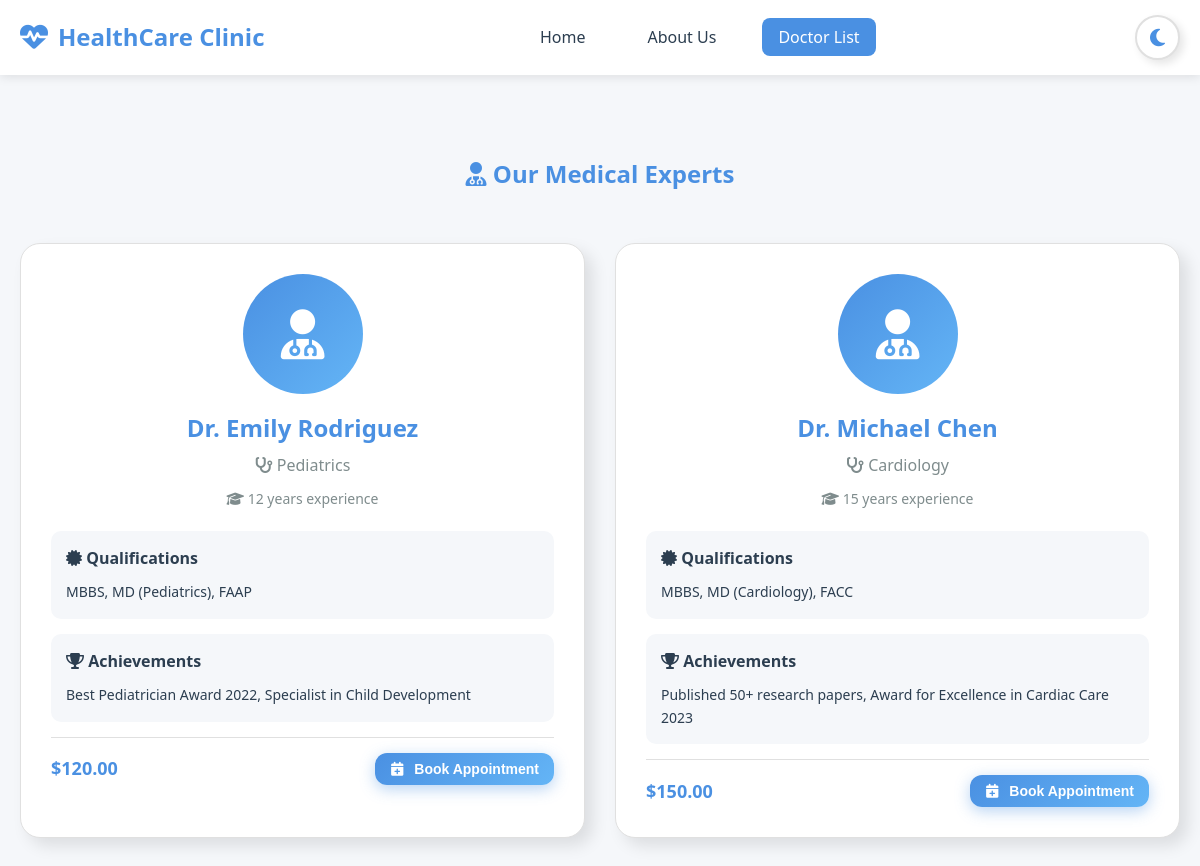
The app's page /doctors.php with its own data.
### tables this page shows
CREATE TABLE doctors (
    id INT AUTO_INCREMENT PRIMARY KEY,
    doctor_id VARCHAR(50) UNIQUE NOT NULL,
    name VARCHAR(100) NOT NULL,
    specialty VARCHAR(100) NOT NULL,
    qualifications TEXT,
    achievements TEXT,
    photo VARCHAR(255),
    email VARCHAR(100),
    phone VARCHAR(20),
    experience_years INT,
    consultation_fee DECIMAL(10,2),
    slot_start_time TIME,
    slot_end_time TIME,
    max_slots INT DEFAULT 0,
    created_at TIMESTAMP DEFAULT CURRENT_TIMESTAMP,
    FOREIGN KEY (doctor_id) REFERENCES users(user_id) ON DELETE CASCADE
);

### doctors.php (the view, shortened to what this page needs)
<?php
$conn = getDBConnection();
$doctors_query = "SELECT * FROM doctors ORDER BY name ASC";
$doctors = $conn->query($doctors_query);
?>
<!DOCTYPE html>
<html lang="en">
<head>
    <link rel="stylesheet" href="css/style.css">
    <link rel="stylesheet" href="https://cdnjs.cloudflare.com/ajax/libs/font-awesome/6.4.0/css/all.min.css">
</head>
<body>
    <nav class="navbar">
        <div class="container">
            <div class="nav-brand">
                <i class="fas fa-heartbeat"></i>
                <span>HealthCare Clinic</span>
            </div>
            <ul class="nav-menu">
                <li><a href="index.php">Home</a></li>
                <li><a href="about.php">About Us</a></li>
                <li><a href="doctors.php" class="active">Doctor List</a></li>
            </ul>
            <button class="theme-toggle" id="themeToggle">
                <i class="fas fa-moon"></i>
            </button>
        </div>
    </nav>
    <section style="padding: 80px 0;">
        <div class="container">
            <h1 style="text-align: center; color: var(--primary-color); margin-bottom: 50px;">
                <i class="fas fa-user-md"></i> Our Medical Experts
            </h1>
            <div style="display: grid; grid-template-columns: repeat(auto-fit, minmax(350px, 1fr)); gap: 30px;">
                <?php while($doctor = $doctors->fetch_assoc()): ?>
                <div class="morphism-card">
                    <div style="text-align: center; margin-bottom: 20px;">
                        <?php if (!empty($doctor['photo'])): ?>
                        <div style="width: 120px; height: 120px; border-radius: 50%; overflow: hidden; margin: 0 auto 15px; border: 4px solid var(--primary-color); box-shadow: 0 4px 10px var(--shadow-light);">
                            <img src="<?php echo htmlspecialchars($doctor['photo']); ?>" alt="<?php echo htmlspecialchars($doctor['name']); ?>" style="width: 100%; height: 100%; object-fit: cover;">
                        </div>
                        <?php else: ?>
                        <div style="width: 120px; height: 120px; border-radius: 50%; background: linear-gradient(135deg, var(--primary-color), var(--secondary-color)); margin: 0 auto 15px; display: flex; align-items: center; justify-content: center;">
                            <i class="fas fa-user-md" style="font-size: 50px; color: white;"></i>
                        </div>
                        <?php endif; ?>
                        <h2 style="color: var(--primary-color); margin-bottom: 5px;"><?php echo $doctor['name']; ?></h2>
                        <p style="color: var(--text-secondary); font-size: 16px; margin-bottom: 10px;">
                            <i class="fas fa-stethoscope"></i> <?php echo $doctor['specialty']; ?>
                        </p>
                        <p style="font-size: 14px; color: var(--text-secondary);">
                            <i class="fas fa-graduation-cap"></i> <?php echo $doctor['experience_years']; ?> years experience
                        </p>
                    </div>
                    <div style="background: var(--bg-color); padding: 15px; border-radius: 10px; margin-bottom: 15px;">
                        <h4 style="margin-bottom: 10px;"><i class="fas fa-certificate"></i> Qualifications</h4>
                        <p style="font-size: 14px; line-height: 1.6;"><?php echo $doctor['qualifications']; ?></p>
                    </div>
                    <?php if($doctor['achievements']): ?>
                    <div style="background: var(--bg-color); padding: 15px; border-radius: 10px; margin-bottom: 15px;">
                        <h4 style="margin-bottom: 10px;"><i class="fas fa-trophy"></i> Achievements</h4>
                        <p style="font-size: 14px; line-height: 1.6;"><?php echo $doctor['achievements']; ?></p>
                    </div>
                    <?php endif; ?>
                    <div style="display: flex; justify-content: space-between; align-items: center; padding-top: 15px; border-top: 1px solid var(--border-color);">
                        <span style="font-size: 18px; font-weight: bold; color: var(--primary-color);">
                            $<?php echo number_format($doctor['consultation_fee'], 2); ?>
                        </span>
                        <button class="btn btn-primary btn-sm" onclick="window.location.href='index.php#appointment'">
                            <i class="fas fa-calendar-plus"></i> Book Appointment
                        </button>
                    </div>
                </div>
                <?php endwhile; ?>
            </div>
        </div>
    </section>
</body>
</html>

### css/style.css (style rules this page uses)
:root { --primary-color: #4a90e2; --secondary-color: #64b5f6; --success-color: #66bb6a; --danger-color: #ef5350; --warning-color: #ffa726; --bg-color: #f5f7fa; --surface-color: #ffffff; --text-primary: #2c3e50; --text-secondary: #7f8c8d; --border-color: #e0e0e0; --shadow-light: rgba(0, 0, 0, 0.1); --shadow-dark: rgba(0, 0, 0, 0.2); --transition: all 0.3s ease; }
* { margin: 0; padding: 0; box-sizing: border-box; }
body { font-family: 'Segoe UI', Tahoma, Geneva, Verdana, sans-serif; background-color: var(--bg-color); color: var(--text-primary); line-height: 1.6; transition: var(--transition); }
.container { max-width: 1200px; margin: 0 auto; padding: 0 20px; }
.morphism-card { background: var(--surface-color); border-radius: 20px; padding: 30px; box-shadow: 8px 8px 16px var(--shadow-light), -8px -8px 16px rgba(255, 255, 255, 0.1); border: 1px solid var(--border-color); transition: var(--transition); }
.navbar { background: var(--surface-color); padding: 15px 0; box-shadow: 0 2px 10px var(--shadow-light); position: sticky; top: 0; z-index: 1000; transition: var(--transition); }
.navbar .container { display: flex; justify-content: space-between; align-items: center; }
.nav-brand { display: flex; align-items: center; gap: 10px; font-size: 24px; font-weight: bold; color: var(--primary-color); }
.nav-brand i { font-size: 28px; }
.nav-menu { display: flex; list-style: none; gap: 30px; }
.nav-menu a { color: var(--text-primary); text-decoration: none; font-weight: 500; transition: var(--transition); padding: 8px 16px; border-radius: 8px; }
.nav-menu a:hover, .nav-menu a.active { background: var(--primary-color); color: white; }
.theme-toggle { background: var(--surface-color); border: 2px solid var(--border-color); border-radius: 50%; width: 45px; height: 45px; cursor: pointer; display: flex; align-items: center; justify-content: center; font-size: 20px; color: var(--primary-color); transition: var(--transition); box-shadow: 4px 4px 8px var(--shadow-light); }
.btn { padding: 15px 30px; border: none; border-radius: 12px; font-size: 16px; font-weight: 600; cursor: pointer; transition: var(--transition); display: inline-flex; align-items: center; gap: 10px; }
.btn-primary { background: linear-gradient(135deg, var(--primary-color), var(--secondary-color)); color: white; box-shadow: 0 4px 15px rgba(74, 144, 226, 0.4); }
.btn-sm { padding: 8px 15px; font-size: 14px; }

### records on screen
doctors: name "Dr. Emily Rodriguez", specialty "Pediatrics", experience_years "12", qualifications "MBBS, MD (Pediatrics), FAAP", achievements "Best Pediatrician Award 2022, Specialist in Child Development", consultation_fee "120.00"
doctors: name "Dr. Michael Chen", specialty "Cardiology", experience_years "15", qualifications "MBBS, MD (Cardiology), FACC", achievements "Published 50+ research papers, Award for Excellence in Cardiac Care 2023", consultation_fee "150.00"
